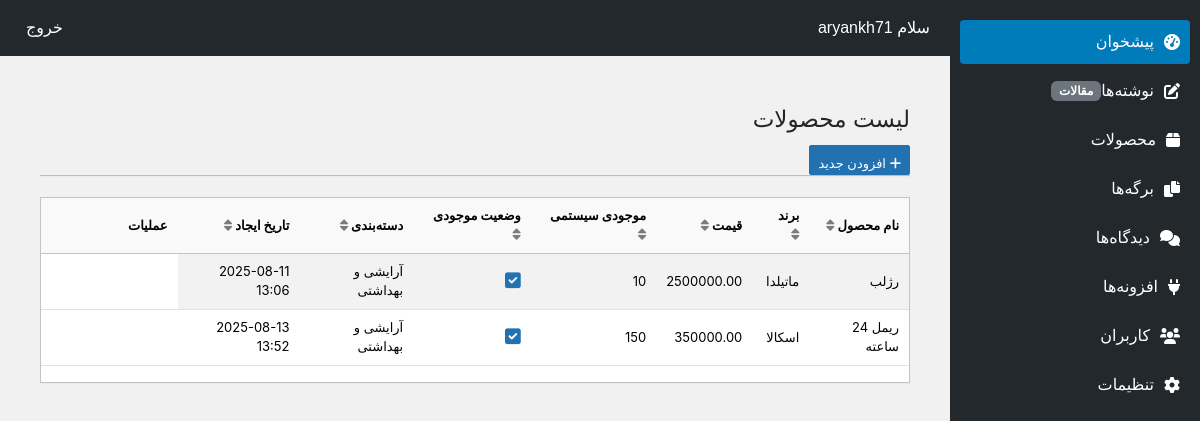
Page /shop/products/ (signed in) on the committed database.
### accounts/models.py (models this page shows, shortened)
class User(AbstractUser):
    phone = models.CharField(max_length=20, blank=True, null=True)
    birthday = models.DateField(blank=True, null=True)
    GENDER_CHOICES = [
        ('M', 'مرد'),
        ('F', 'زن'),
        ('O', 'سایر')
    ]
    gender = models.CharField(max_length=1, choices=GENDER_CHOICES, blank=True, null=True)

### shop/models.py (models this page shows, shortened)
class Product(models.Model):
    name = models.CharField(max_length=200, verbose_name="نام محصول")
    brand = models.CharField(max_length=100, verbose_name="برند")
    slug = models.SlugField(max_length=200, unique=True, verbose_name="اسلاگ")
    description = models.TextField(blank=True, verbose_name="توضیحات")
    price = models.DecimalField(max_digits=10, decimal_places=2, verbose_name="قیمت")
    stock = models.PositiveIntegerField(default=0, verbose_name="موجودی سیستمی")
    is_available = models.BooleanField(default=True, verbose_name="موجود است؟")
    category = models.ForeignKey('Category', on_delete=models.SET_NULL, null=True, verbose_name="دسته‌بندی")
    tags = models.ManyToManyField('Tag', blank=True, verbose_name="برچسب‌ها")
    image = models.ImageField(upload_to='products/%Y/%m/%d', blank=True, null=True, verbose_name="تصویر محصول")
    created_at = models.DateTimeField(auto_now_add=True, verbose_name="تاریخ ایجاد")
    updated_at = models.DateTimeField(auto_now=True, verbose_name="تاریخ به‌روزرسانی")
    created_by = models.ForeignKey(settings.AUTH_USER_MODEL, on_delete=models.SET_NULL, null=True, verbose_name="ایجاد شده توسط")
    class Meta:
        verbose_name = "محصول"
        verbose_name_plural = "محصولات"

class Category(models.Model):
    name = models.CharField(max_length=100, unique=True, verbose_name="نام دسته‌بندی")
    slug = models.SlugField(max_length=100, unique=True, verbose_name="اسلاگ")
    class Meta:
        verbose_name = "دسته‌بندی"
        verbose_name_plural = "دسته‌بندی‌ها"

### shop/views.py (the view)
# urls.py: path('products/', views.product_list, name='product_list'),
def product_list(request):
    products = Product.objects.all()
    return render(request, 'product_list.html', {'products': products})

### shop/templates/product_list.html (shortened to what this page needs)
{% extends 'panel.html' %}
{% block content %}
<div class="wrap">
    <h1 class="wp-heading-inline">لیست محصولات</h1>
    <a href="{% url 'product_create' %}" class="page-title-action"><i class="fas fa-plus"></i> افزودن جدید</a>
    <hr class="wp-header-end">
    <div class="table-container">
        <table class="table table-striped">
            <thead>
                <tr>
                    <th data-sort="name">نام محصول <i class="fas fa-sort"></i></th>
                    <th data-sort="brand">برند <i class="fas fa-sort"></i></th>
                    <th data-sort="price">قیمت <i class="fas fa-sort"></i></th>
                    <th data-sort="stock">موجودی سیستمی <i class="fas fa-sort"></i></th>
                    <th data-sort="is_available">وضعیت موجودی <i class="fas fa-sort"></i></th>
                    <th data-sort="category">دسته‌بندی <i class="fas fa-sort"></i></th>
                    <th data-sort="created_at">تاریخ ایجاد <i class="fas fa-sort"></i></th>
                    <th>عملیات</th>
                </tr>
            </thead>
            <tbody>
                {% for product in products %}
                <tr>
                    <td>{{ product.name }}</td>
                    <td>{{ product.brand }}</td>
                    <td>{{ product.price|floatformat:2 }}</td>
                    <td>{{ product.stock }}</td>
                    <td>
                        <span class="availability-toggle" data-product-id="{{ product.pk }}" data-is-available="{{ product.is_available|lower }}">
                            {% if product.is_available %}
                                <i class="fas fa-check-square"></i>
                            {% else %}
                                <i class="far fa-square"></i>
                            {% endif %}
                        </span>
                    </td>
                    <td>
                            {% if product.category %}
                            {{ product.category.name }}
                                    {% else %}
                                        ---
                                    {% endif %}
                    </td>
                    <td>{{ product.created_at|date:"Y-m-d H:i" }}</td>
                </tr>
                {% empty %}
                <tr>
                    <td colspan="8" style="text-align: center;">هیچ محصولی یافت نشد.</td>
                </tr>
                {% endfor %}
            </tbody>
        </table>
    </div>
</div>
{% endblock %}

### content_management/templates/panel.html (shortened to what this page needs)
<!DOCTYPE html>
<html lang="fa" dir="rtl">
<head>
    <link rel="stylesheet" href="https://cdn.jsdelivr.net/npm/bootstrap@5.3.3/dist/css/bootstrap.rtl.min.css">
    <link rel="stylesheet" href="https://cdnjs.cloudflare.com/ajax/libs/font-awesome/6.0.0-beta3/css/all.min.css">
</head>
<body>
<div class="topbar d-flex justify-content-between align-items-center">
    <span>سلام {{ request.user.first_name|default:request.user.username }}</span>
    <form method="post" action="{% url 'logout' %}" style="display: inline;">
        <button type="submit" class="text-white text-decoration-none" style="background: none; border: none; cursor: pointer;">خروج</button>
    </form>
</div>
    <div class="sidebar">
        <a href="{% url 'dashboard' %}" class="active"><i class="fas fa-tachometer-alt"></i> پیشخوان</a>
        <a href="{% url 'post_list' %}"><i class="fas fa-edit"></i> نوشته‌ها <span class="badge bg-secondary">مقالات</span></a>
        <a href="{% url 'product_list' %}"><i class="fas fa-box"></i> محصولات</a>
        <a href="#"><i class="fas fa-copy"></i> برگه‌ها</a>
        <a href="#"><i class="fas fa-comments"></i> دیدگاه‌ها</a>
        <a href="#"><i class="fas fa-plug"></i> افزونه‌ها</a>
        <a href="#"><i class="fas fa-users"></i> کاربران</a>
        <a href="#"><i class="fas fa-cog"></i> تنظیمات</a>
    </div>
    <div class="main-content">
        {% block content %}{% endblock %}
    </div>
</body>
</html>

### content_management/templates/panel.html (style rules this page uses)
body { font-family: Vazirmatn, Tahoma, sans-serif; background-color: #f1f1f1; }
.sidebar { width: 250px; height: 100vh; background-color: #23282d; color: #fff; position: fixed; top: 0; right: 0; padding: 20px 10px; }
.sidebar a { display: flex; align-items: center; padding: 10px; color: #fff; text-decoration: none; margin-bottom: 5px; border-radius: 4px; }
.sidebar a i { margin-left: 10px; }
.sidebar a:hover, .sidebar a.active { background-color: #007cba; }
.topbar { background-color: #23282d; color: #fff; padding: 15px 20px; margin-right: 250px; }
.main-content { margin-right: 250px; padding: 20px; }

### shop/templates/product_list.html (style rules this page uses)
.wrap { max-width: 1200px; margin: 20px; font-family: -apple-system, BlinkMacSystemFont, 'Segoe UI', Roboto, Oxygen-Sans, Ubuntu, Cantarell, 'Helvetica Neue', sans-serif; direction: rtl; text-align: right; }
.wp-heading-inline { font-size: 23px; font-weight: 400; margin: 0; padding: 9px 0 4px; line-height: 1.3; }
.page-title-action { display: inline-block; padding: 4px 8px; font-size: 13px; line-height: 26px; height: 30px; margin: 6px 0 0 10px; border: 1px solid #2271b1; border-radius: 2px; background: #2271b1; color: #fff; text-decoration: none; transition: all 0.2s; }
.wp-header-end { border-bottom: 1px solid #ddd; margin: 0 0 20px; height: 1px; }
.table-container { background: #fff; border: 1px solid #c3c4c7; box-shadow: 0 1px 1px rgba(0, 0, 0, 0.04); margin-bottom: 20px; }
.table-striped tbody tr:nth-child(odd) { background-color: #f6f7f7; }
.table th, .table td { padding: 8px 10px; font-size: 13px; vertical-align: middle; }
.table th { background: #f9f9f9; border-bottom: 1px solid #c3c4c7; cursor: pointer; }
.table th i.fa-sort { margin-left: 5px; color: #787c82; }
.availability-toggle { cursor: pointer; display: inline-flex; align-items: center; }
.availability-toggle i { font-size: 18px; color: #2271b1; }

### rows in the picture
User: user.first_name "aryankh71"
Product: name "رژلب", brand "ماتیلدا", price "2500000.00", stock "10", is_available True (drawn), category.name "آرایشی و بهداشتی", created_at "2025-08-11 13:06"
Product: name "ریمل 24 ساعته", brand "اسکالا", price "350000.00", stock "150", is_available True (drawn), category.name "آرایشی و بهداشتی", created_at "2025-08-13 13:52"
